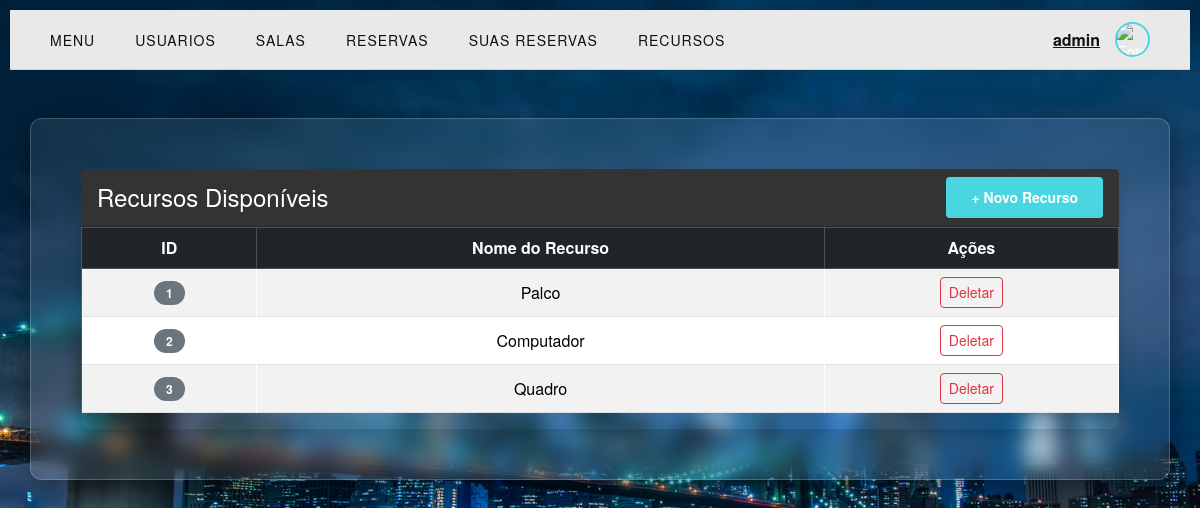
The page /recursos (signed in) on the database as committed earlier.
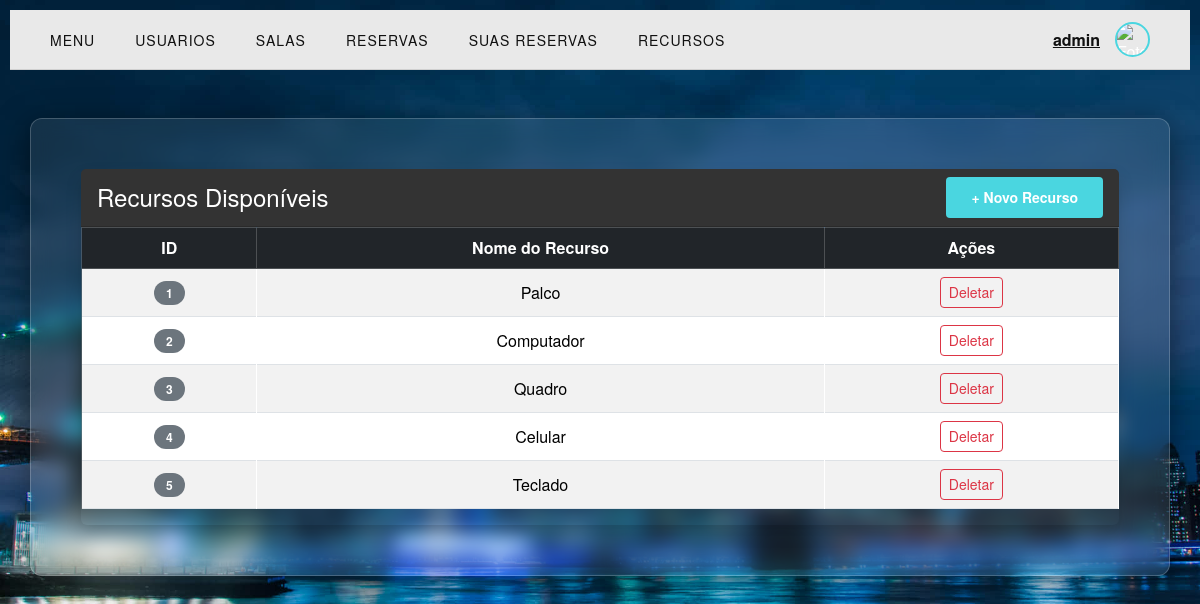
The same page on the database as committed later.
### core/models.py (models this page shows, shortened)
class Recurso(models.Model):
        nome = models.CharField(max_length=100)

### core/views.py (the view)
# urls.py: path('recursos', recursos, name='recursos'),
def recursos(request):
    try:
        conta_id = request.session.get('usuario_id')
        conta = Usuario.objects.get(id=conta_id)
    except Usuario.DoesNotExist:
        conta = None
        return redirect('/')
    recursos = Recurso.objects.all()
    return render(request, "core/recursos.html", {'recursos': recursos, 'conta': conta})

### core/templates/core/recursos.html (shortened to what this page needs)
{% extends "core/base.html" %}
{% block content %}
{% if conta.nivel > "1" %}
<div class="container mt-5">
    <div class="card shadow">
        <div class="card-header bg-dark text-white d-flex justify-content-between align-items-center">
            <h4 class="mb-0">Recursos Disponíveis</h4>
            <a href="/recursos/criar" class="btn btn-success btn-sm">
                + Novo Recurso
            </a>
        </div>
        <div class="card-body">
            {% if recursos %}
            <div class="table-responsive">
                <table class="table table-striped table-hover table-bordered align-middle text-center">
                    <thead class="table-dark">
                        <tr>
                            <th>ID</th>
                            <th>Nome do Recurso</th>
                            <th>Ações</th>
                        </tr>
                    </thead>
                    <tbody>
                        {% for recurso in recursos %}
                        <tr>
                            <td>
                                <span class="badge bg-secondary">
                                    {{ recurso.id }}
                                </span>
                            </td>
                            <td>{{ recurso.nome }}</td>
                            <td>
                                <a href="/recursos/{{ recurso.id }}/deletar"
                                   class="btn btn-sm btn-outline-danger">
                                    Deletar
                                </a>
                            </td>
                        </tr>
                        {% endfor %}
                    </tbody>
                </table>
            </div>
            {% else %}
            <div class="alert alert-info text-center">
                Nenhum recurso encontrado.
            </div>
            {% endif %}
        </div>
    </div>
</div>
{% else %}
<div class="container mt-5 text-center">
    <div class="alert alert-warning">
        Faça login para ver os recursos disponíveis.
    </div>
</div>
{% endif %}
{% endblock %}

Rows that differ between the two databases and show on the page:
added Recurso: id "4", nome "Celular"
added Recurso: id "5", nome "Teclado"
